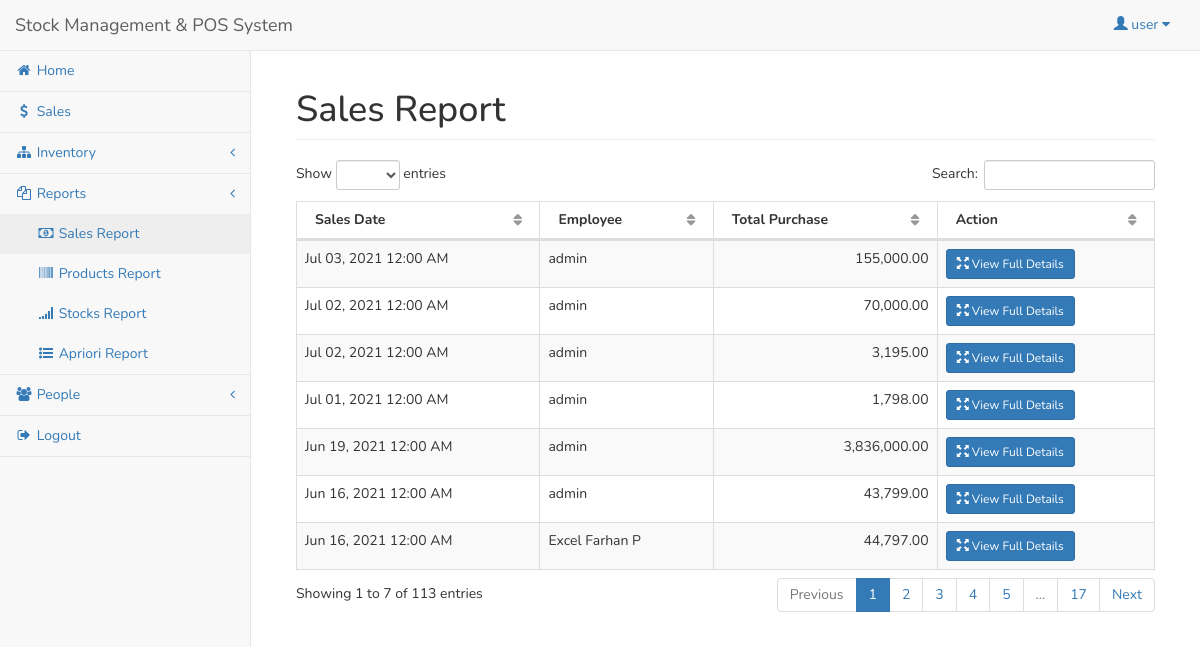
Before: /admin/sales.php (signed in) with the older database file.
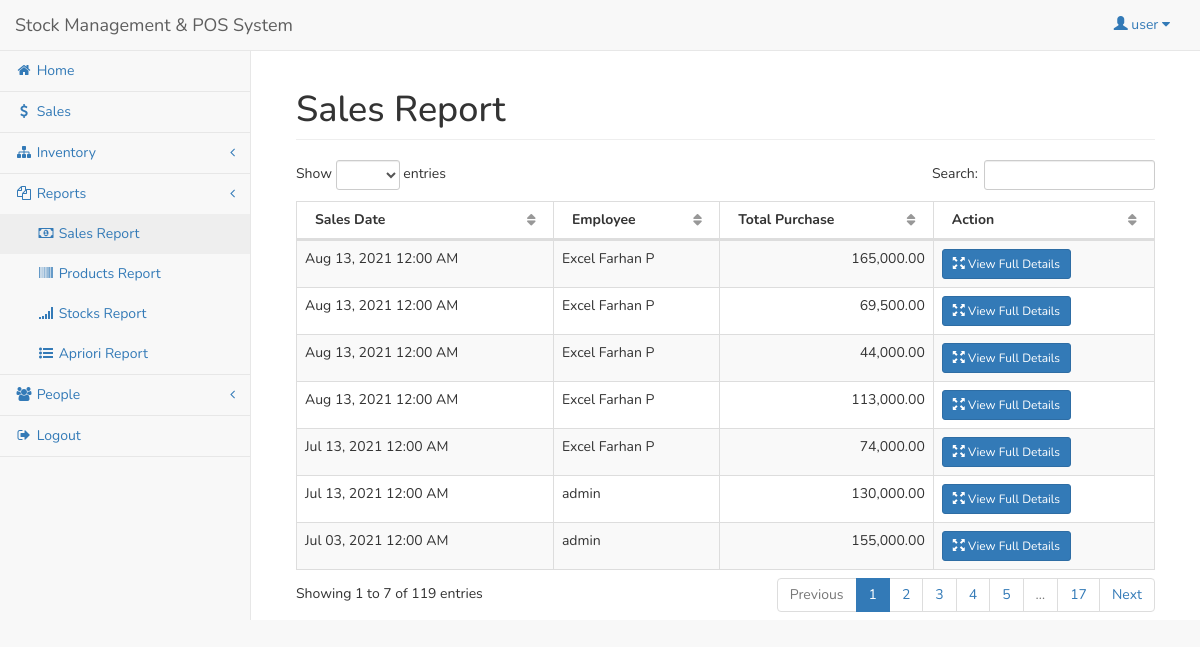
After: the same page with the newer database file.
### tables this page shows
CREATE TABLE `sales` (
  `salesid` int(11) NOT NULL,
  `userid` int(11) NOT NULL,
  `sales_total` double NOT NULL,
  `sales_date` date NOT NULL,
  `customer_name` varchar(250) NOT NULL
);

CREATE TABLE `employee` (
  `userid` int(11) NOT NULL,
  `employee_name` varchar(50) NOT NULL,
  `address` varchar(150) NOT NULL,
  `contact` varchar(50) NOT NULL
);

### admin/sales.php (the view, shortened to what this page needs)
<?php include('session.php'); ?>
<?php include('header.php'); ?>
<body>
<div id="wrapper">
<?php include('navbar.php'); ?>
<div style="height:50px;"></div>
<div id="page-wrapper">
<div class="container-fluid">
	<div class="row">
        <div class="col-lg-12">
            <h1 class="page-header">Sales Report</h1>
        </div>
    </div>
    <div class="row">
        <div class="col-lg-12">
            <table width="100%" class="table table-striped table-bordered table-hover" id="salesTable">
                <thead>
                    <tr>
                        <th>Sales Date</th>
						<th>Employee</th>
                        <th>Total Purchase</th>
						<th>Action</th>
                    </tr>
                </thead>
                <tbody>
				<?php
					$sq=mysqli_query($conn,"select * from sales left join employee on employee.userid=sales.userid order by sales_date desc");
					while($sqrow=mysqli_fetch_array($sq)){
					?>
						<tr>
							<td><?php echo date('M d, Y h:i A',strtotime($sqrow['sales_date'])); ?></td>
							<td><?php echo $sqrow['employee_name']; ?></td>
							<td align="right"><?php echo number_format($sqrow['sales_total'],2); ?></td>
							<td>
								<a href="#detail<?php echo $sqrow['salesid']; ?>" data-toggle="modal" class="btn btn-primary btn-sm"><span class="glyphicon glyphicon-fullscreen"></span> View Full Details</a>
							</td>
						</tr>
					<?php
					}
				?>
                </tbody>
            </table>
        </div>
    </div>
</div>
</div>
</div>
</body>
</html>

Changed rows visible on the page:
no longer on this page (row unchanged): sales: sales_date "Jul 02, 2021 12:00 AM", employee.employee_name "admin", sales_total "70,000.00"
no longer on this page (row unchanged): sales: sales_date "Jul 02, 2021 12:00 AM", employee.employee_name "admin", sales_total "3,195.00"
no longer on this page (row unchanged): sales: sales_date "Jul 01, 2021 12:00 AM", employee.employee_name "admin", sales_total "1,798.00"
no longer on this page (row unchanged): sales: sales_date "Jun 19, 2021 12:00 AM", employee.employee_name "admin", sales_total "3,836,000.00"
no longer on this page (row unchanged): sales: sales_date "Jun 16, 2021 12:00 AM", employee.employee_name "admin", sales_total "43,799.00"
no longer on this page (row unchanged): sales: sales_date "Jun 16, 2021 12:00 AM", employee.employee_name "Excel Farhan P", sales_total "44,797.00"
added sales: sales_date "Aug 13, 2021 12:00 AM", employee.employee_name "Excel Farhan P", sales_total "165,000.00"
added sales: sales_date "Aug 13, 2021 12:00 AM", employee.employee_name "Excel Farhan P", sales_total "69,500.00"
added sales: sales_date "Aug 13, 2021 12:00 AM", employee.employee_name "Excel Farhan P", sales_total "44,000.00"
added sales: sales_date "Aug 13, 2021 12:00 AM", employee.employee_name "Excel Farhan P", sales_total "113,000.00"
added sales: sales_date "Jul 13, 2021 12:00 AM", employee.employee_name "Excel Farhan P", sales_total "74,000.00"
added sales: sales_date "Jul 13, 2021 12:00 AM", employee.employee_name "admin", sales_total "130,000.00"
Other visible differences:
text written by a page script: "Show entries Search: Showing 1 to 7 of 113 entries Previous 1 2 3 4 5 … 17 Next" → "Show entries Search: Showing 1 to 7 of 119 entries Previous 1 2 3 4 5 … 17 Next"
